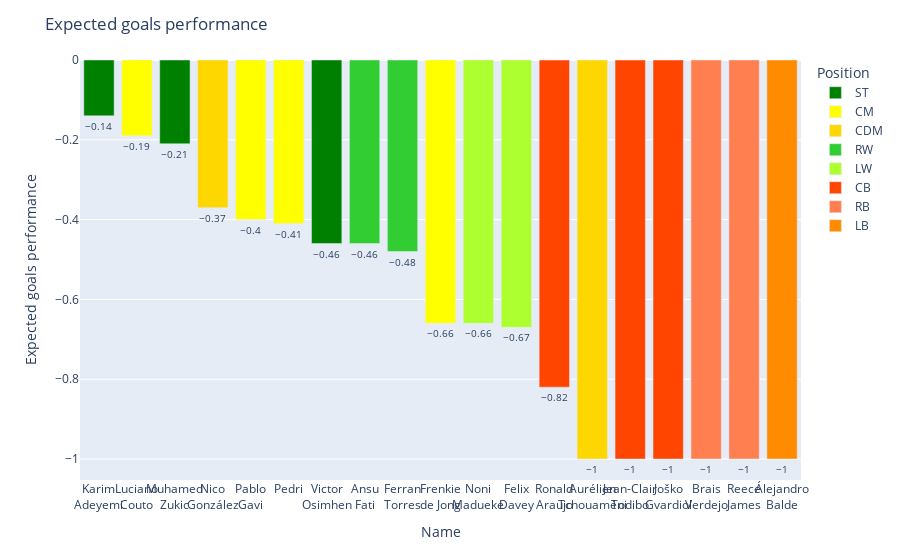

Notebook code cell kept with this figure:
### Code cell
bar_plot('xGperf')

### Figure 1 — Plotly figure (JSON) as saved in the notebook; plotly's stock layout.template omitted (floating-point values rounded to 4 significant figures)
{"data": [{"alignmentgroup": "True", "cliponaxis": false, "customdata": [[744], [338], [1362]], "hovertemplate": "Position=ST<br>Name=%{x}<br>Expected goals performance=%{y}<br>MinutesPlayed=%{customdata[0]}<extra></extra>", "legendgroup": "ST", "marker": {"color": "green", "pattern": {"shape": ""}}, "name": "ST", "offsetgroup": "ST", "orientation": "v", "showlegend": true, "textfont": {"size": 10}, "textposition": "outside", "texttemplate": "%{y}", "type": "bar", "x": ["Karim<br>Adeyemi", "Muhamed<br>Zukic", "Victor<br>Osimhen"], "xaxis": "x", "y": [-0.14, -0.21, -0.46], "yaxis": "y"}, {"alignmentgroup": "True", "cliponaxis": false, "customdata": [[637], [1022], [1227], [1320]], "hovertemplate": "Position=CM<br>Name=%{x}<br>Expected goals performance=%{y}<br>MinutesPlayed=%{customdata[0]}<extra></extra>", "legendgroup": "CM", "marker": {"color": "yellow", "pattern": {"shape": ""}}, "name": "CM", "offsetgroup": "CM", "orientation": "v", "showlegend": true, "textfont": {"size": 10}, "textposition": "outside", "texttemplate": "%{y}", "type": "bar", "x": ["Luciano<br>Couto", "Pablo<br>Gavi", "Pedri", "Frenkie<br>de Jong"], "xaxis": "x", "y": [-0.19, -0.4, -0.41, -0.66], "yaxis": "y"}, {"alignmentgroup": "True", "cliponaxis": false, "customdata": [[994], [1128]], "hovertemplate": "Position=CDM<br>Name=%{x}<br>Expected goals performance=%{y}<br>MinutesPlayed=%{customdata[0]}<extra></extra>", "legendgroup": "CDM", "marker": {"color": "gold", "pattern": {"shape": ""}}, "name": "CDM", "offsetgroup": "CDM", "orientation": "v", "showlegend": true, "textfont": {"size": 10}, "textposition": "outside", "texttemplate": "%{y}", "type": "bar", "x": ["Nico<br>González", "Aurélien<br>Tchouaméni"], "xaxis": "x", "y": [-0.37, -1], "yaxis": "y"}, {"alignmentgroup": "True", "cliponaxis": false, "customdata": [[1101], [996]], "hovertemplate": "Position=RW<br>Name=%{x}<br>Expected goals performance=%{y}<br>MinutesPlayed=%{customdata[0]}<extra></extra>", "legendgroup": "RW", "marker": {"color": "limegreen", "pattern": {"shape": ""}}, "name": "RW", "offsetgroup": "RW", "orientation": "v", "showlegend": true, "textfont": {"size": 10}, "textposition": "outside", "texttemplate": "%{y}", "type": "bar", "x": ["Ansu<br>Fati", "Ferran<br>Torres"], "xaxis": "x", "y": [-0.46, -0.48], "yaxis": "y"}, {"alignmentgroup": "True", "cliponaxis": false, "customdata": [[949], [868]], "hovertemplate": "Position=LW<br>Name=%{x}<br>Expected goals performance=%{y}<br>MinutesPlayed=%{customdata[0]}<extra></extra>", "legendgroup": "LW", "marker": {"color": "greenyellow", "pattern": {"shape": ""}}, "name": "LW", "offsetgroup": "LW", "orientation": "v", "showlegend": true, "textfont": {"size": 10}, "textposition": "outside", "texttemplate": "%{y}", "type": "bar", "x": ["Noni<br>Madueke", "Felix<br>Davey"], "xaxis": "x", "y": [-0.66, -0.67], "yaxis": "y"}, {"alignmentgroup": "True", "cliponaxis": false, "customdata": [[1934], [737], [1576]], "hovertemplate": "Position=CB<br>Name=%{x}<br>Expected goals performance=%{y}<br>MinutesPlayed=%{customdata[0]}<extra></extra>", "legendgroup": "CB", "marker": {"color": "orangered", "pattern": {"shape": ""}}, "name": "CB", "offsetgroup": "CB", "orientation": "v", "showlegend": true, "textfont": {"size": 10}, "textposition": "outside", "texttemplate": "%{y}", "type": "bar", "x": ["Ronald<br>Araujo", "Jean-Clair<br>Todibo", "Joško<br>Gvardiol"], "xaxis": "x", "y": [-0.82, -1, -1], "yaxis": "y"}, {"alignmentgroup": "True", "cliponaxis": false, "customdata": [[893], [1241]], "hovertemplate": "Position=RB<br>Name=%{x}<br>Expected goals performance=%{y}<br>MinutesPlayed=%{customdata[0]}<extra></extra>", "legendgroup": "RB", "marker": {"color": "coral", "pattern": {"shape": ""}}, "name": "RB", "offsetgroup": "RB", "orientation": "v", "showlegend": true, "textfont": {"size": 10}, "textposition": "outside", "texttemplate": "%{y}", "type": "bar", "x": ["Brais<br>Verdejo", "Reece<br>James"], "xaxis": "x", "y": [-1, -1], "yaxis": "y"}, {"alignmentgroup": "True", "cliponaxis": false, "customdata": [[1096]], "hovertemplate": "Position=LB<br>Name=%{x}<br>Expected goals performance=%{y}<br>MinutesPlayed=%{customdata[0]}<extra></extra>", "legendgroup": "LB", "marker": {"color": "darkorange", "pattern": {"shape": ""}}, "name": "LB", "offsetgroup": "LB", "orientation": "v", "showlegend": true, "textfont": {"size": 10}, "textposition": "outside", "texttemplate": "%{y}", "type": "bar", "x": ["Álejandro<br>Balde"], "xaxis": "x", "y": [-1], "yaxis": "y"}], "layout": {"barmode": "relative", "legend": {"title": {"text": "Position"}, "tracegroupgap": 0}, "margin": {"t": 60}, "title": {"text": "Expected goals performance"}, "xaxis": {"anchor": "y", "categoryorder": "min descending", "domain": [0, 1], "tickangle": 0, "title": {"text": "Name"}}, "yaxis": {"anchor": "x", "domain": [0, 1], "title": {"text": "Expected goals performance"}}}}
